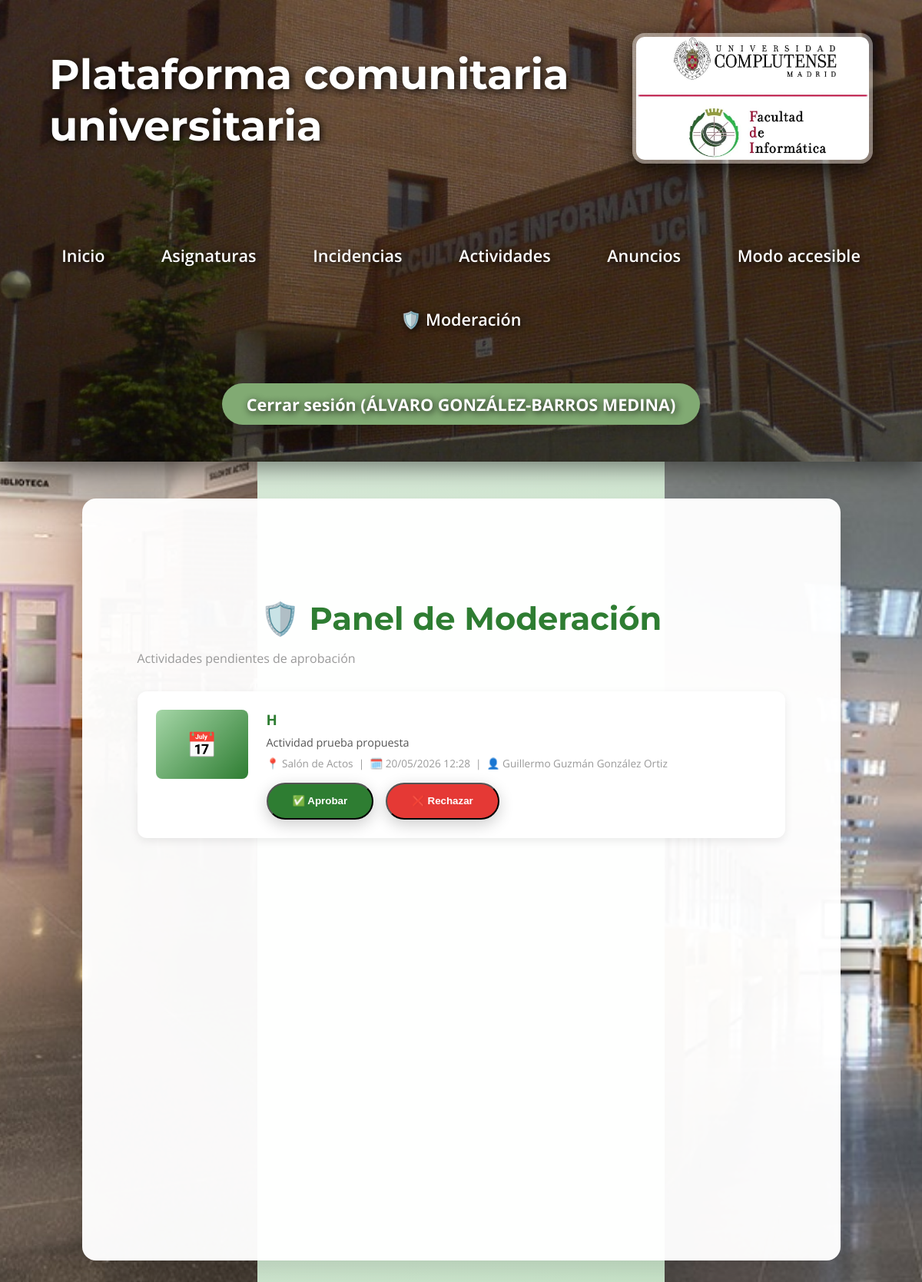
Page /actividades/admin (signed in) on the committed database.
### models.py (models this page shows, shortened)
class User(UserMixin, db.Model):
    __tablename__ = "users"
    id = db.Column(db.Integer, primary_key=True)
    email = db.Column(db.String(120), unique=True, nullable=False)
    name = db.Column(db.String(100), nullable=False)
    role = db.Column(db.String(20), nullable=False, default="estudiante")
    password_hash = db.Column(db.String(200), nullable=True)

class Activity(db.Model):
    __tablename__ = "activities"
    id = db.Column(db.Integer, primary_key=True)
    title = db.Column(db.String(200), nullable=False)
    description = db.Column(db.Text, nullable=False)
    date = db.Column(db.DateTime, nullable=False)
    location = db.Column(db.String(200), nullable=False)
    image_filename = db.Column(db.String(255), nullable=True)
    capacity = db.Column(db.Integer, nullable=True)
    status = db.Column(db.String(20), nullable=False, default="pendiente")  # pendiente / aprobada / rechazada
    created_at = db.Column(db.DateTime, default=datetime.utcnow)
    user_id = db.Column(db.Integer, db.ForeignKey("users.id"), nullable=False)
    user = db.relationship("User", backref="activities")
    registrations = db.relationship("ActivityRegistration", backref="activity", lazy=True, cascade="all, delete-orphan")
    likes = db.relationship("ActivityLike", backref="activity", lazy=True, cascade="all, delete-orphan")
    comments = db.relationship("ActivityComment", backref="activity", lazy=True, cascade="all, delete-orphan")

### routes_activities.py (the view)
@activities_bp.route('/actividades/admin')
@login_required
def activity_admin():
    if current_user.role != 'admin':
        flash('No tienes permiso para acceder aquí.', 'danger')
        return redirect(url_for('activities.activities_list'))
    pendientes = Activity.query.filter_by(status='pendiente').order_by(Activity.created_at.desc()).all()
    return render_template('activities/activity_admin.html', pendientes=pendientes)

### app.py (called while the page is built)
@login_manager.user_loader
def load_user(user_id):
    return db.session.get(User, int(user_id))

### templates/activities/activity_admin.html (shortened to what this page needs)
{% extends "base.html" %}
{% block content %}
<div style="max-width: 900px; margin: 2rem auto; padding: 0 1rem;">
    <h2 style="color: #2e7d32; margin-bottom: 0.5rem;">🛡️ Panel de Moderación</h2>
    <p style="color: #999; margin-bottom: 2rem;">Actividades pendientes de aprobación</p>
    {% if pendientes %}
        {% for activity in pendientes %}
        <div class="admin-activity-card" style="background-color: var(--card-bg, #fff); border-radius: 12px; box-shadow: 0 4px 12px rgba(0,0,0,0.08); padding: 1.5rem; margin-bottom: 1.5rem; display: flex; gap: 1.5rem; align-items: flex-start;">
            {% if activity.image_filename %}
                <img src="{{ url_for('static', filename='uploads/activities/' + activity.image_filename) }}" style="width: 120px; height: 90px; object-fit: cover; border-radius: 8px; flex-shrink: 0;">
            {% else %}
                <div style="width: 120px; height: 90px; background: linear-gradient(135deg, #a5d6a7, #2e7d32); border-radius: 8px; display: flex; align-items: center; justify-content: center; font-size: 2rem; flex-shrink: 0;">📅</div>
            {% endif %}
            <div style="flex: 1;">
                <h3 style="margin: 0 0 0.5rem 0; color: #2e7d32;">{{ activity.title }}</h3>
                <p style="color: #555; margin: 0 0 0.5rem 0; font-size: 0.9rem;">{{ activity.description }}</p>
                <p style="color: #999; font-size: 0.85rem; margin: 0 0 0.5rem 0;">
                    📍 {{ activity.location }} &nbsp;|&nbsp;
                    🗓️ {{ activity.date.strftime('%d/%m/%Y %H:%M') }} &nbsp;|&nbsp;
                    👤 {{ activity.user.name }}
                </p>
                <div style="display: flex; gap: 1rem; margin-top: 1rem;">
                    <form method="post" action="{{ url_for('activities.activity_moderar', activity_id=activity.id) }}">
                        <button type="submit" class="btn-create">✅ Aprobar</button>
                    </form>
                    <form method="post" action="{{ url_for('activities.activity_moderar', activity_id=activity.id) }}">
                        <button type="submit" class="btn-create" style="background: #e53935;">❌ Rechazar</button>
                    </form>
                </div>
            </div>
        </div>
        {% endfor %}
    {% else %}
        <div style="text-align: center; padding: 4rem; color: #999;">
            <p style="font-size: 3rem;">✅</p>
            <p style="font-size: 1.2rem;">No hay actividades pendientes de revisión.</p>
        </div>
    {% endif %}
</div>
{% endblock %}

### templates/base.html (shortened to what this page needs)
<!DOCTYPE html>
<html lang="es">
<head>
    <link rel="stylesheet" href="{{ url_for('static', filename='css/global.css') }}?v=2">
</head>
<body>
    <header class="main-header">
        <div class="header-content">
            <h1>Plataforma comunitaria universitaria</h1>
            <a href="https://informatica.ucm.es" target="_blank">
                <img src="{{ url_for('static', filename='img/ucm.jpg') }}" alt="Facultad de Informática UCM" class="header-logo">
            </a>
        </div>
        <nav class="main-nav">
            <div class="nav-links">
                <a href="{{ url_for('home') }}">Inicio</a>
                <a href="{{ url_for('subjects.list_subjects') }}">Asignaturas</a>
                <a href="{{ url_for('incidents') }}">Incidencias</a>
                <a href="{{ url_for('activities.activities_list') }}">Actividades</a>
                <a href="{{ url_for('ads') }}">Anuncios</a>
                <a href="{{ url_for('accessible_mode') }}">Modo accesible</a>
                {% if current_user.is_authenticated and current_user.role == 'admin' %}
                    <a href="{{ url_for('moderation_panel') }}">🛡️ Moderación</a>
                {% endif %}
            </div>
            <div class="auth-links">
                {% if current_user.is_authenticated %}
                    <a href="{{ url_for('logout') }}">Cerrar sesión ({{ current_user.name }})</a>
                {% else %}
                    <a href="{{ url_for('login') }}">Iniciar sesión</a>
                {% endif %}
            </div>
        </nav>
    </header>
    <main>
        {% block content %}{% endblock %}
    </main>
</body>
</html>

### static/css/global.css (style rules this page uses)
body { font-family: 'Open Sans', sans-serif; background: linear-gradient(135deg, #e8f5e8 0%, #c8e6c9 100%); margin: 0; padding: 0; min-height: 100vh; color: #2e7d32; }
header h1, header nav a, header .auth-links a { color: rgb(255, 255, 255) !important; text-shadow: 2px 2px 10px rgba(0,0,0,0.9); position: relative; z-index: 2; }
header h1 { font-family: 'Montserrat', sans-serif; font-size: 3.4rem; font-weight: 700; margin: 0; }
nav { margin-top: 2rem; font-size: 1.35rem; display: flex; justify-content: center; align-items: center; flex-wrap: wrap; gap: 2.2rem; }
nav a { color: #e8f5e8; text-decoration: none; font-weight: 600; padding: 0.6rem 1.2rem; border-radius: 10px; transition: all 0.3s; }
.auth-links { display: flex; gap: 1.2rem; }
.auth-links a { background: rgb(129, 170, 115); color: #1b5e20; padding: 0.8rem 2rem; border-radius: 50px; font-weight: bold; box-shadow: 0 6px 18px rgba(0,0,0,0.2); transition: all 0.3s; }
header img { transition: all 0.4s ease; border: 4px solid rgba(255,255,255,0.3); border-radius: 16px; }
main { max-width: 875px; margin: 3rem auto; background: rgba(255,255,255,0.97); padding: 6rem 3.5rem; min-height: 100vh; border-radius: 18px; box-shadow: 0 12px 40px rgba(0,0,0,0.15); }
h2 { color: #1b5e20; font-family: 'Montserrat', sans-serif; font-size: 2.6rem; text-align: center; margin-bottom: 1.5rem; }
.btn-create { background: #2e7d32; color: white; padding: 0.9rem 2rem; border-radius: 50px; text-decoration: none; font-weight: bold; box-shadow: 0 6px 20px rgba(0,0,0,0.2); transition: all 0.3s; }
body::before, body::after { content: ""; position: fixed; top: 0; width: 335px; height: 100%; background-repeat: no-repeat; background-position: center top; background-size: cover; z-index: 0; }
body::before { left: 0; background-image: url('../img/hall.jpg'); }
body::after { right: 0; background-image: url('../img/pasillo.jpg'); }
main, header, nav { position: relative; z-index: 1; }
.main-header { background: linear-gradient(rgba(0,0,0,0.45), rgba(0,0,0,0.55)), url('../img/ucm2.jpg') center top / cover no-repeat; min-height: 420px; padding: 0; position: relative; box-shadow: 0 8px 32px rgba(0,0,0,0.5); }
.header-content { display: flex; justify-content: space-between; align-items: center; padding: 2.5rem 4rem; background: transparent; height: 180px; position: relative; z-index: 2; }
.header-logo { height: 160px; width: auto; border-radius: 16px; box-shadow: 0 10px 30px rgba(0,0,0,0.7); border: 5px solid rgba(255,255,255,0.4); }
.main-nav { text-align: center; padding: 1rem 0 3rem 0; position: relative; z-index: 2; }
.nav-links { display: inline-flex; gap: 2.2rem; flex-wrap: wrap; justify-content: center; }
.auth-links { margin-top: 1.5rem; }

### rows in the picture
User: name "ÁLVARO GONZÁLEZ-BARROS MEDINA"
Activity: title "H", description "Actividad prueba propuesta", location "Salón de Actos", date "20/05/2026 12:28", user.name "Guillermo Guzmán González Ortiz"
